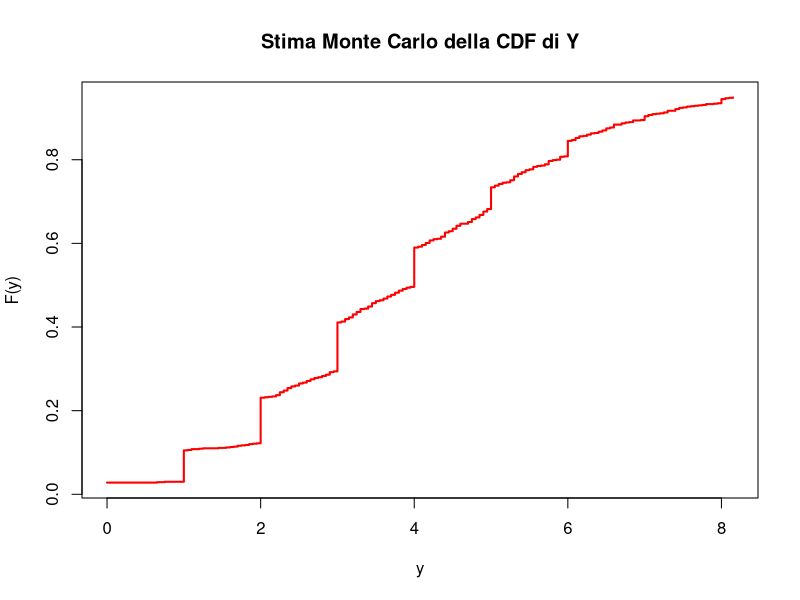
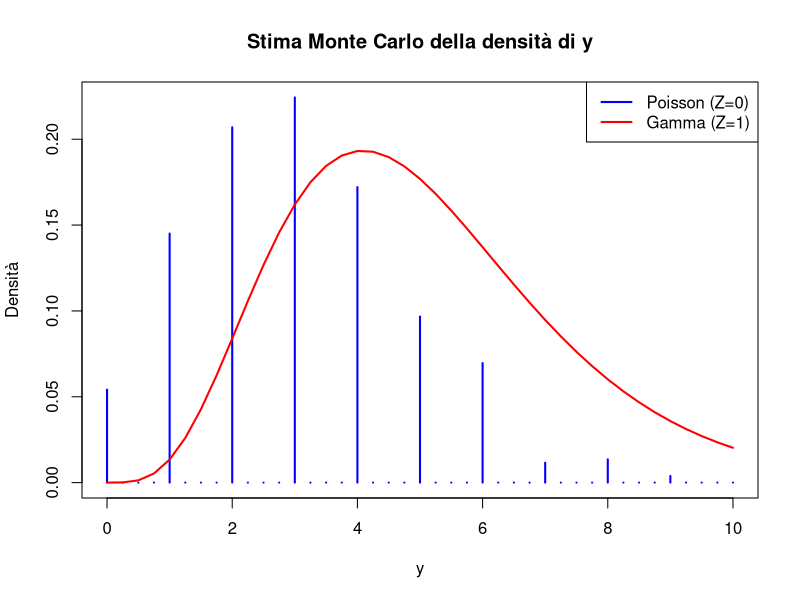
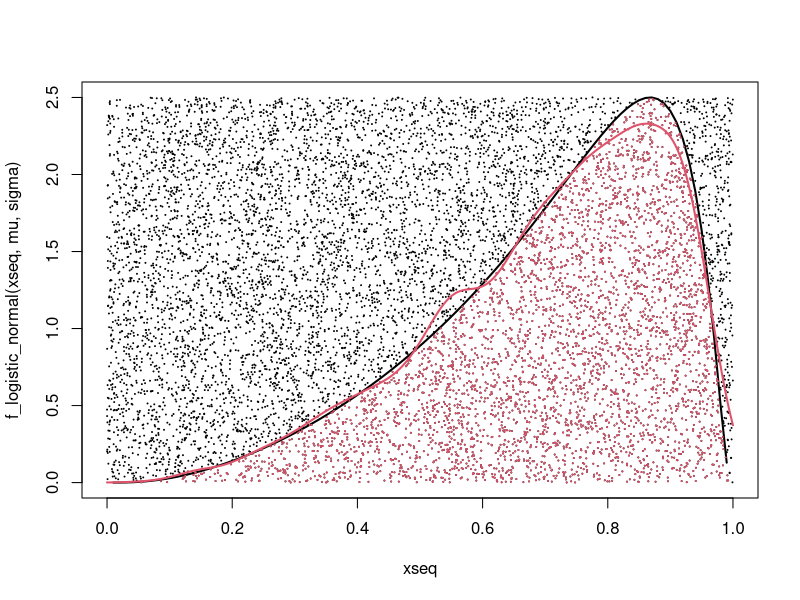
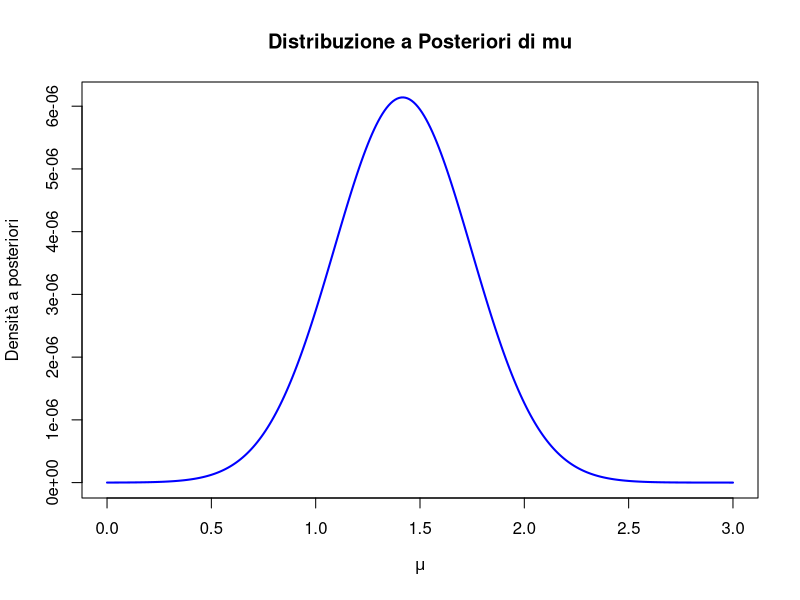
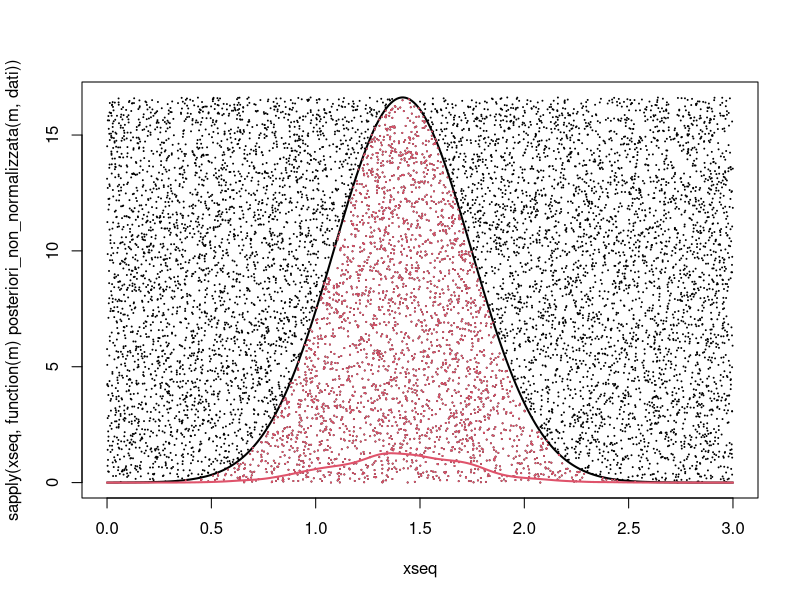
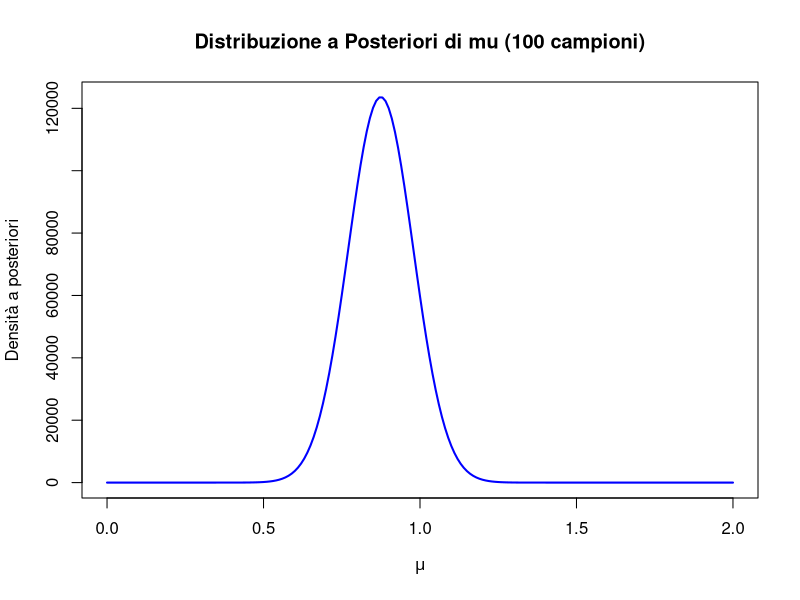
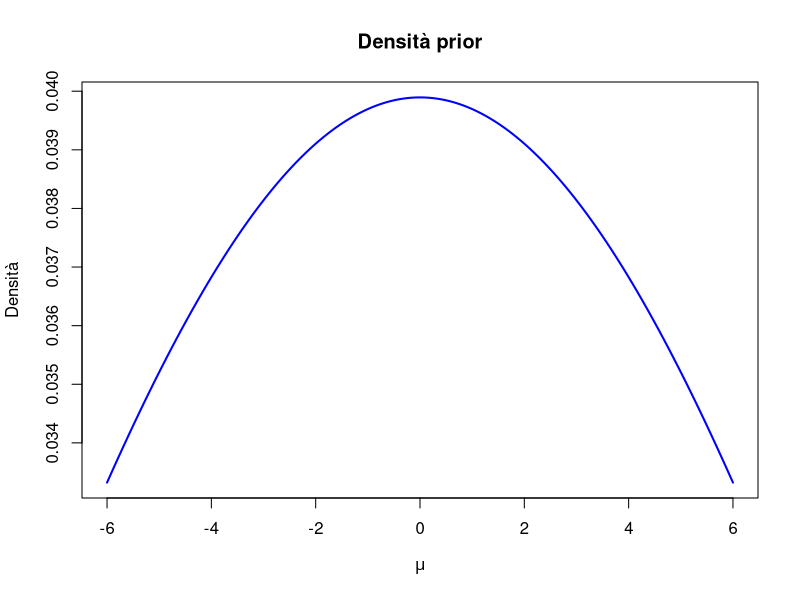
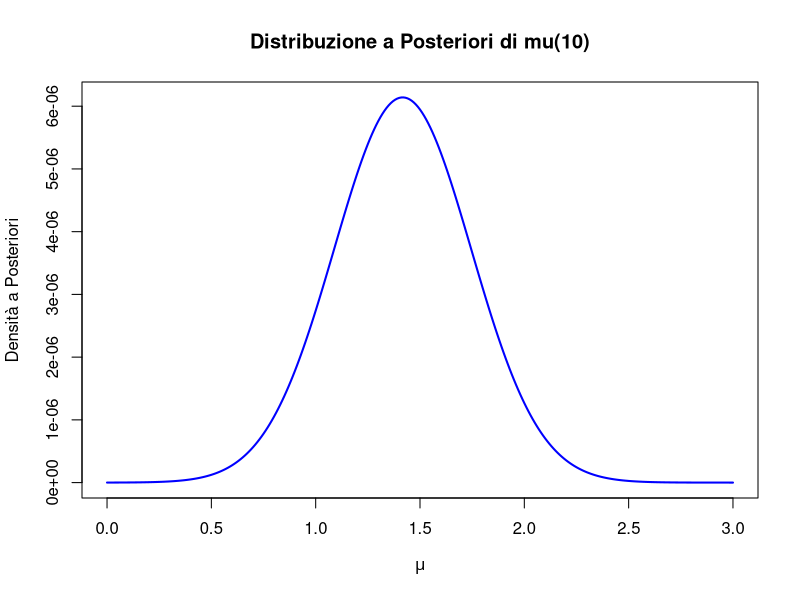

Recreate these plots in R, in order.
# Esercizio 1
rm(list = ls()) #pulisco l'enviroment

#Impostiamo il seed
set.seed(295706) 

#Impostiamo i parametri
a <- runif(1,2.5,5.5)
b <- 1
p <- 0.5
lambda <- runif(1,2,4)
n_campioni <- 1000 

#Punto 1
Z <- rbinom(n_campioni,1,p) #mettendo la size=1 posso generare un campione di una bernoulli con probabilità p
Y <- c() #creo vettore y vuoto
for (i in 1:n_campioni) { #per ogni campione verifico se è uguale a zero o ad 1 
  if(Z[i]==0){
    Y[i] <- rpois(1,lambda)#se è uguale a 0 calcolo un campione rispetto ad una poisson
  }
  else{
    Y[i] <- rgamma(1,a,b)#se è uguale a 1 calcolo un campione rispetto ad una gamma
  }
}
yseq <- seq(0,quantile(Y, 0.95),0.05)#genero la sequenza per visualizzare al meglio la cdf sul grafico (ho fatto alcune prove e credo che questa sia un'ottima sequenza)
cdf_Y <- ecdf(Y)(yseq) #comando per calcolare la cdf
plot(yseq, cdf_Y, main = "Stima Monte Carlo della CDF di Y", xlab = "y", ylab = "F(y)", col = "red", lwd = 2, type = "s")#comando per plottare

#Punto 2
intervallo <- c(3.5, 4.5)
prob_Y1 <- (sum(Y >= intervallo[1] & Y <= intervallo[2]))/ n_campioni#calcolo quanti campioni di Y sono presenti nell'intervallo e divido per il numero totale di campioni
Y_Z0 <- Y[Z == 0]#memorizzo le posizioni dove z=0 e dopodiche salvo nel vettore y_z0 i corrispettivi valori di y
prob_Y2 <- (sum(Y_Z0 >= intervallo[1] & Y_Z0 <= intervallo[2]))/ length(Y_Z0)#calcolo quanti campioni di Y_z0 sono presenti nell'intervallo e divido per il numero totale di campioni di y_z0
var_Y1 <- prob_Y1 *(1-prob_Y1)/n_campioni#per calcolare la varianza dello stimatore uso che la varianza per una variabile bernoulliana si calcola con p(1-p)/n, dove p è la probabilità appena calcolata 
var_Y2 <- prob_Y2 *(1-prob_Y2)/length(Y_Z0)

#Punto 3
intervallo2 <- c(1.5, 3.5)
f_marginale_intervallo <- (sum(Y >= intervallo2[1] & Y <= intervallo2[2]))/ n_campioni#calcolo la probabilità che i campioni di y cadano nell'intervallo
f_marginale_z0 <- (sum(Z==0))/ n_campioni#calcolo la probabilità di avere 0 nel campione z
f_marginale_z1 <- (sum(Z==1))/ n_campioni#calcolo la probabilità di avere 1 nel campione z
f_condizionata_z0 <- (sum(Y_Z0 >= intervallo2[1] & Y_Z0 <= intervallo2[2]))/ length(Y_Z0)#calcolo la probabilità di avere dei valori di y nell'intervallo condizionato che z=0
Y_Z1 <- Y[Z == 1]#trovo i valori y generati da valori z=1
f_condizionata_z1 <- (sum(Y_Z1 >= intervallo2[1] & Y_Z1 <= intervallo2[2]))/ length(Y_Z1)#calcolo la probabilità di avere dei valori di y nell'intervallo condizionato che z=1
prob_Z0_cond <- f_condizionata_z0*f_marginale_z0/f_marginale_intervallo#applico la formula di bayes in entrambi i casi
prob_Z1_cond <- f_condizionata_z1*f_marginale_z1/f_marginale_intervallo

#Punto 4    #ho implementato l'inversa generalizzata come richiesto
quantili <- c(0.1, 0.2, 0.5, 0.75)
inversa_generalizzata <- function(campione,prob){#creo una funzione che implementi la inversa generalizzata
  campione_ordinato <- sort(campione)#ordino il campione in maniera crescente
  for (i in 1:n_campioni) {#calcolo il valore di ogni campione nella cdf e verifico se è maggiore della probabilita inserita
    if(ecdf(campione)(campione_ordinato[i])>=prob){
      return(campione_ordinato[i])#in caso affermativo ritorno il primo valore che soddisfa la disuguaglianza
    }
  }
}
quantili_Y <- sapply(quantili, function(p) inversa_generalizzata(Y, p))#calcolo la inversa generalizzata per ogni valore dato
quantili_Z <- sapply(quantili, function(p) inversa_generalizzata(Z, p))

#Punto 5  #ho modificato la densita di gamma
y_punti <- seq(0, 10, by = 0.25)#creo i punti
densita_poisson <- c()
densita_gamma <- c()
for (i in 1:length(y_punti)) {
  densita_poisson[i] <- sum(Y_Z0 == y_punti[i]) / length(Y_Z0)#calcolo la probabilità di osservare ogni punto rispetto al campione Y
}

for (i in 1:length(y_punti)) {
  densita_gamma[i] <- dgamma(y_punti[i],a,b)#calcolo la probabilità di osservare ogni punto 
}

plot(y_punti, densita_poisson,type = "h",  col = "blue", lwd = 2, xlab = "y", ylab = "Densità", main = "Stima Monte Carlo della densità di y", ylim = c(0, max(densita_poisson, densita_gamma)))#plotto facendo degli aggiustamenti sull asse y
lines(y_punti, densita_gamma, type = "l", col = "red", lwd = 2)
legend("topright", legend = c("Poisson (Z=0)", "Gamma (Z=1)"), col = c("blue", "red"), lty = c(1, 1), lwd = 2)








#Esercizio 2
rm(list = ls())

#Impostiamo il seed
set.seed(295706)

#Impostiamo i parametri
mu <- runif(1,-1.5,1.5)
sigma <- runif(1,0.5,1.5)
a <- 0
b <- 1

#Scriviamo la funzione
logit <- function(x) {
  log(x / (1 - x))
}
f_logistic_normal <- function(x, mu, sigma) {
  return((1 / (x * (1 - x) * sqrt(2 * pi * sigma))) * 
             exp(-((logit(x) - mu)^2) / (2 * sigma)))
}

#Punto 1
max_ln <- function(x) {
  -f_logistic_normal(x, mu, sigma)# Usiamo il segno negativo per trovare il massimo con optimize
}
result <- optimize(max_ln, interval = c(0.01, 0.99)) # Evitiamo i bordi 0 e 1
M_p1 <- result$minimum#Abbiamo trovato le cordinate del nostro massimo
M1 <- -result$objective
ndati <- 10
dati <- c()
i <- 1
while(i<=ndati){#ora calcolo 10 campioni come richiesta
  y <- runif(1,a,b)#simulo due variabili uniformi nello spazio [a,b]x[0,M1]
  u <- runif(1,0,M1)
  if(u < f_logistic_normal (y,mu,sigma)){#condizione degli algoritmi accept-reject
    dati[i] <- y
    i <- i+1
  }
}#al termine di questo ciclo avremo ottenuto il nostro campione di 10 dati
nsim <- 10000
y <- runif(nsim, a,b)
u <- runif(nsim, 0,M1)
X = y [u < f_logistic_normal (y,mu,sigma)]
U_X = u[u < f_logistic_normal (y,mu,sigma)]#questa parte serve solo a mostrare che su 10000 simulazioni ne vengono accettate più 1000 come richiesto nelle regole dell'homework
cat("Numero di simulazioni accettate su 10000 simulazioni:",length(X),"\n")
xseq = seq (0 ,1 , by =0.01)
plot (xseq , f_logistic_normal(xseq,mu,sigma) , ylim =c (0 , M1) ,type ="l ", lwd =2)
points (y,u , pch =20 , cex = 0.1)
points (X ,U_X , pch =20 , cex = 0.1 , col =2)
lines ( density (X , from =0 , to = 1) , col =2 , lwd =2)#infine vengono mostrate visivamente le 10000 simulazioni

#Punto 2   #ho modificato il nome alle variabili in modo da essere piu intuitive e nel pdf ho specificato a cosa corrispondono i vari elementi delle immagini
prior_mu <- function(valori_mu) {#creiamo la funzione a priori della media
  dnorm(valori_mu,0,sqrt(100))
}
verosomiglianza <- function(valori_mu,campione) {#creiamo la verosomiglianza
  verosomiglianza_valori <- sapply(campione, function(z) {
    log(f_logistic_normal(z, valori_mu, sigma))})   #utilizzo sapply in modo che ad ogni valore del campione venga calcolata la logistic normal, calcolo la log verosomiglianza per problemi relativi ai dati
  return(exp(sum(verosomiglianza_valori)))#essendo che usiamo la log-verosomiglianza sarebbe exp(logA+logB)=exp(logA)*exp(logB)=A*B quindi prodotto tra verosomiglianze
}
posteriori_non_normalizzata <- function(valori_mu,campione){#scriviamo la posteriori non normalizzata (senza il dnominatore del teorema di bayes) che ha come parametro incognito i valori di mu mentre i campioni sono precedentemente calcolati 
  return(prior_mu(valori_mu)*verosomiglianza(valori_mu,campione))
}

integrale_denominatore <- integrate(function(m) posteriori_non_normalizzata(m, dati), lower = 0, upper = 3)$value#calcolo del denominatore

posteriori <- function(valori_mu, campione) {#calcolata la posteriori secondo il teorema di bayes
  posteriori_non_normalizzata(valori_mu, campione) / integrale_denominatore
}
integrale_posteriori <- integrate(function(m) posteriori(m, dati), lower = 0, upper = 3)$value#verifico che la densita a posteriori integri a 1
xseq <- seq(0,3,0.01)
posteriori_valori <- sapply(xseq, function(m) posteriori(m, dati))#calcolo i corrispondenti valori di densità per ogni valore di mu
plot(xseq, posteriori_valori, type = "l", col = "blue", lwd = 2,
     main = "Distribuzione a Posteriori di mu", xlab = expression(mu), ylab = "Densità a posteriori") #disegno graficamente la densita a posteriori

max_post <- function(m) {#utilizzo il kernel come richiesto dall'esercizio e non la posteriori completa
  -posteriori_non_normalizzata(m,dati)# Usiamo il segno negativo per trovare il massimo con optimize
}
result <- optimize(max_post, interval = c(0.01, 2.99)) 
M_p2 <- result$minimum
M2 <- -result$objective#svolgo come nel punto precedente per trovare il massimo della funzione
y <- runif(nsim, 0,3)#scelgo 0 3 come intervallo osservato dal grafico
u <- runif(nsim, 0,M2)
campione_accettato_della_posteriori = y [u < sapply(y, function(m) posteriori_non_normalizzata(m, dati))]#campione accettato
U_X = u[u < sapply(y, function(m) posteriori_non_normalizzata(m, dati))]#seleziono i parametri che rispettano i vincoli dell accept reject
xseq = seq (0 ,3 ,0.01)
plot (xseq , sapply(xseq, function(m) posteriori_non_normalizzata(m, dati)) , ylim =c (0 , M2) ,type ="l ", lwd =2)
points (y,u , pch =20 , cex = 0.1)
points (campione_accettato_della_posteriori ,U_X , pch =20 , cex = 0.1 , col =2)
lines ( density ( campione_accettato_della_posteriori, from =0 , to = 3) , col =2 , lwd =2)#disegno come il punto precedente
cat("Numero di simulazioni accettate su 10000 simulazioni:",length(campione_accettato_della_posteriori),"\n")#soddisfo i 1000 campioni accettati 

#Punto 3
n <- 100
dati2 <- c()
i <- 1
while(i<=n){#ora calcolo 100 campioni come richiesta
  y <- runif(1,a,b)
  u <- runif(1,0,M1)
  if(u < f_logistic_normal (y,mu,sigma)){#condizione degli algoritmi accept-reject
    dati2[i] <- y
    i <- i+1
  }
}#otteniamo 100 campioni della logistic normal

xseq <- seq(0,2,0.01)
posteriori_valori <- sapply(xseq, function(m) posteriori(m, dati2))#calcolo i corrispondenti valori di densità per ogni valore di mu
plot(xseq, posteriori_valori, type = "l", col = "blue", lwd = 2,
     main = "Distribuzione a Posteriori di mu (100 campioni)", xlab = expression(mu), ylab = "Densità a posteriori") #disegno graficamente la densita a  posteriori con 100 campioni

max_post2 <- function(m) {
  -posteriori(m,dati2)# Usiamo il segno negativo per trovare il massimo con optimize
}
result <- optimize(max_post2, interval = c(0.01, 1.99)) 
M_p3 <- result$minimum
M3 <- -result$objective#massimo
y <- runif(nsim, 0,2)#scelgo 0 2 come intervallo osservato dal grafico
u <- runif(nsim, 0,M3)
campione_accettato_della_posteriori_2 = y [u < sapply(y, function(m) posteriori(m, dati2))]#campione accettato
U_X = u[u < sapply(y, function(m) posteriori(m, dati2))]
cat("Numero di simulazioni accettate su 10000 simulazioni:",length(campione_accettato_della_posteriori_2),"\n")

#densità della media a priori
mu_seq <- seq(-6,6,0.01)
priori_valori <- prior_mu(mu_seq)
plot(mu_seq,priori_valori,type = "l", col = "blue", lwd = 2,main = "Densità prior", xlab = expression(mu), ylab = "Densità")
#densità posteriori con il campione da 10 elementi
xseq <- seq(0,3,0.01)
posteriori_valori <- sapply(xseq, function(m) posteriori(m, dati))#calcolo i corrispondenti valori di densità per ogni valore di mu
plot(xseq, posteriori_valori, type = "l", col = "blue", lwd = 2,
     main = "Distribuzione a Posteriori di mu(10)", xlab = expression(mu), ylab = "Densità a Posteriori") #disegno graficamente la densita a posteriori
#densità posteriori con il campione da 100 elementi
xseq <- seq(0,2,0.01)
posteriori_valori <- sapply(xseq, function(m) posteriori(m, dati2))#calcolo i corrispondenti valori di densità per ogni valore di mu
plot(xseq, posteriori_valori, type = "l", col = "blue", lwd = 2,
     main = "Distribuzione a Posteriori di mu(100)", xlab = expression(mu), ylab = "Densità a Posteriori") #disegno graficamente la densita a posteriori

#Punto 4
par_a <- 1.2
par_b <- 1.2
num_sim <- 1000
camp <- rbeta(num_sim,par_a,par_b)#campione beta
funzione <- camp * f_logistic_normal(camp,mu,sigma) /dbeta(camp,par_a,par_b)#calcolo per ogni punto il valore x_i*f(x_i)/g(x_i) dove f è la logistic normal e g è la beta
val_atteso <- sum(funzione)/num_sim#trovo il valore atteso
cat("Stima del valore atteso E(X) usando Importance Sampling:", val_atteso, "\n")























